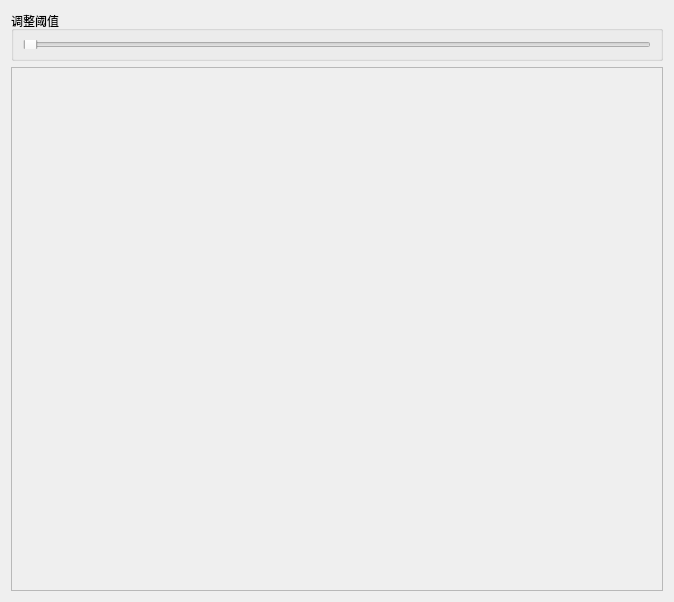
<?xml version="1.0" encoding="UTF-8"?>
<ui version="4.0">
 <class>BinaryThresholdUI</class>
 <widget class="QWidget" name="BinaryThresholdUI">
  <property name="geometry">
   <rect>
    <x>0</x>
    <y>0</y>
    <width>674</width>
    <height>602</height>
   </rect>
  </property>
  <property name="windowTitle">
   <string>Form</string>
  </property>
  <layout class="QGridLayout" name="gridLayout">
   <item row="0" column="0">
    <widget class="QGroupBox" name="groupBox">
     <property name="maximumSize">
      <size>
       <width>16777215</width>
       <height>50</height>
      </size>
     </property>
     <property name="title">
      <string>调整阈值</string>
     </property>
     <layout class="QGridLayout" name="gridLayout_2">
      <item row="0" column="0">
       <widget class="QtMaterialSlider" name="horizontalSlider">
        <property name="orientation">
         <enum>Qt::Horizontal</enum>
        </property>
       </widget>
      </item>
     </layout>
    </widget>
   </item>
   <item row="1" column="0">
    <widget class="QFrame" name="frame">
     <property name="frameShape">
      <enum>QFrame::StyledPanel</enum>
     </property>
     <property name="frameShadow">
      <enum>QFrame::Raised</enum>
     </property>
    </widget>
   </item>
  </layout>
 </widget>
 <customwidgets>
  <customwidget>
   <class>QtMaterialSlider</class>
   <extends>QSlider</extends>
   <header location="global">qtmaterialslider.h</header>
  </customwidget>
 </customwidgets>
 <resources/>
 <connections/>
</ui>
